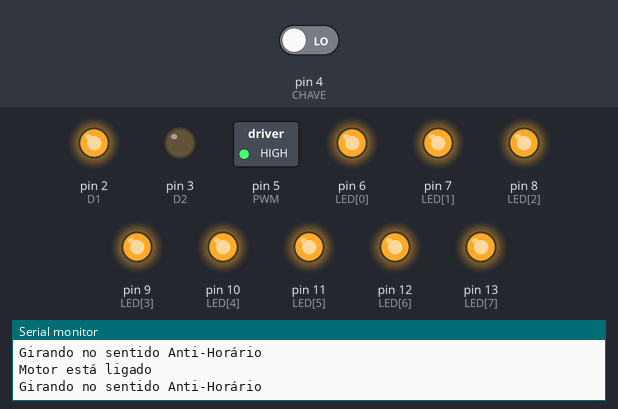
Bench run of a sketch on a simulated Arduino Uno, built with avr-gcc and run on an emulated ATmega328P. On the bench: switched loads named in the sketch (green lamp = pin HIGH), output pins drawn as LEDs (lit = HIGH), the last lines printed to the serial monitor. Dashed ring = blinking. The inputs (shaded band) are chosen by the test bench; at power-on: pin 4 (CHAVE) LOW.

Above: at 1.8 s.
1.9 s: pin 4 (CHAVE) driven HIGH
At 2.9 s:
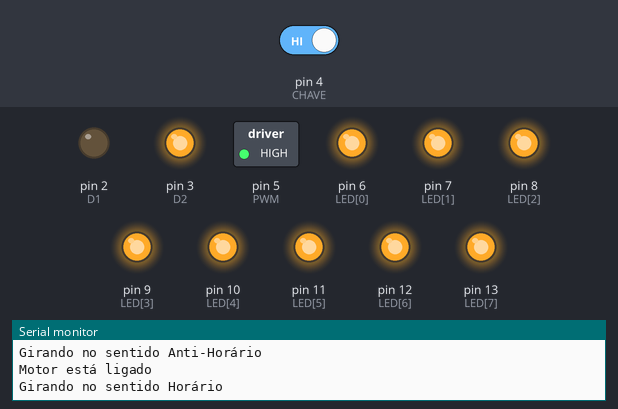
4.9 s: pin 4 (CHAVE) driven LOW
At 5.4 s:
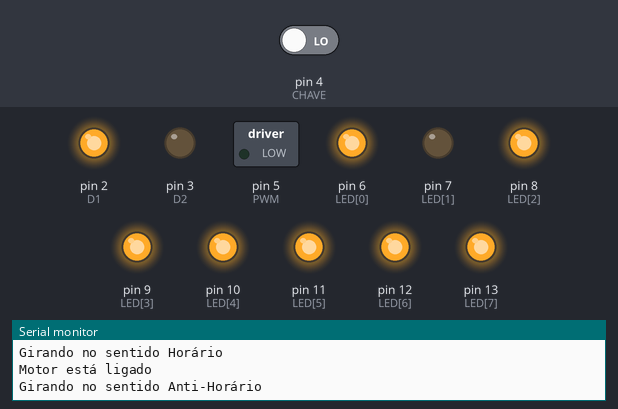
10.9 s: pin 4 (CHAVE) driven HIGH
At 11.4 s:
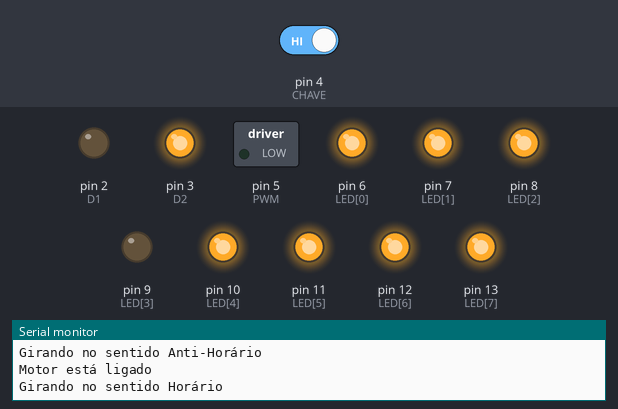
19.9 s: pin 4 (CHAVE) driven LOW
At 20.4 s:
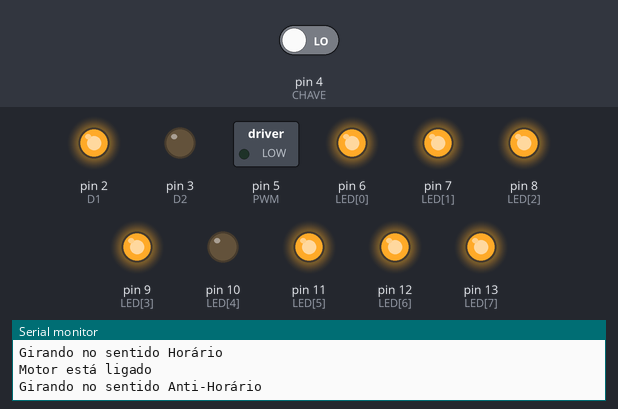
Timing chart, 0 to 23.9 s (numbered marks = the images above; inputs shaded):
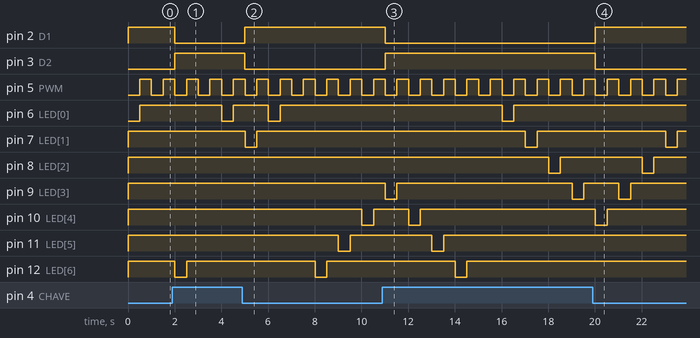

Measured:
- after the input at 1.9 s, pin 2 (D1): HIGH → LOW after 0.11 s; pin 3 (D2): LOW → HIGH after 0.11 s; pin 6 (LED[0]): HIGH → LOW after 2.1 s, → HIGH 0.50 s later; pin 10 (LED[4]): stays HIGH (without the input it goes to LOW after 2.1 s); pin 11 (LED[5]): stays HIGH (without the input it goes to LOW after 1.1 s)
- after the input at 4.9 s, pin 2 (D1): LOW → HIGH after 0.11 s; pin 3 (D2): HIGH → LOW after 0.11 s; pin 6 (LED[0]): HIGH → LOW after 1.1 s, → HIGH 0.50 s later; pin 8 (LED[2]): stays HIGH (without the input it goes to LOW after 1.1 s); pin 9 (LED[3]): stays HIGH (without the input it goes to LOW after 2.1 s)
- after the input at 10.9 s, pin 2 (D1): HIGH → LOW after 0.12 s; pin 3 (D2): LOW → HIGH after 0.12 s
- after the input at 19.9 s, pin 2 (D1): LOW → HIGH after 0.12 s; pin 3 (D2): HIGH → LOW after 0.12 s; pin 7 (LED[1]): HIGH → LOW after 3.1 s, → HIGH 0.50 s later; pin 8 (LED[2]): HIGH → LOW after 2.1 s, → HIGH 0.50 s later; pin 9 (LED[3]): HIGH → LOW after 1.1 s, → HIGH 0.50 s later
- by itself, pin 5 (PWM): alternates HIGH for 0.50 s and LOW for 0.50 s

The sketch:

PONTE-H.ino
```cpp
#define D1 2
#define D2 3
#define CHAVE 4
#define PWM 5
const int LED[8] = { 6, 7, 8, 9, 10, 11, 12, 13 };
int ledAtual = 0;

int tempoEmHigh = 500;
int tempoEmLow = 500;

void setup() {
  pinMode(D1, OUTPUT);
  pinMode(D2, OUTPUT);
  pinMode(CHAVE, INPUT);
  pinMode(PWM, OUTPUT);

  for(int i = 0; i < 8; i++)
  {
    pinMode(LED[i], OUTPUT);
    digitalWrite(LED[i], HIGH);
  }

  Serial.begin(9600);
}

void loop() {
  if (ledAtual == 8) {
    ledAtual = 0;
  } else if (ledAtual == -1) {
    ledAtual = 7;
  }


  if (digitalRead(CHAVE) == HIGH)
  {
    sentidoHorario();
    while(digitalRead(CHAVE) == HIGH && ledAtual < 8)
    {
      digitalWrite(PWM, LOW);
      digitalWrite(LED[ledAtual], LOW);
      delay(tempoEmLow);
      digitalWrite(PWM, HIGH);
      digitalWrite(LED[ledAtual], HIGH);
      delay(tempoEmHigh);

      ledAtual++;
      if (digitalRead(CHAVE) != HIGH)
         break;
    }
  }
  else
  {
    sentidoAntiHorario();
    while(digitalRead(CHAVE) == LOW && ledAtual > -1)
    {
      digitalWrite(PWM, LOW);
      digitalWrite(LED[ledAtual], LOW);
      delay(tempoEmLow);
      digitalWrite(PWM, HIGH);
      digitalWrite(LED[ledAtual], HIGH);
      delay(tempoEmHigh);

      ledAtual--;
      if (digitalRead(CHAVE) != LOW)
         break;
    }
  }
}

void sentidoHorario()
{
  Serial.println("Motor está ligado");
  Serial.println("Girando no sentido Horário");
  digitalWrite(D1, LOW);
  digitalWrite(D2, HIGH);
  delay(2);
}
void sentidoAntiHorario()
{
  Serial.println("Motor está ligado");
  Serial.println("Girando no sentido Anti-Horário");
  digitalWrite(D1, HIGH);
  digitalWrite(D2, LOW);
  delay(2);
}
```
